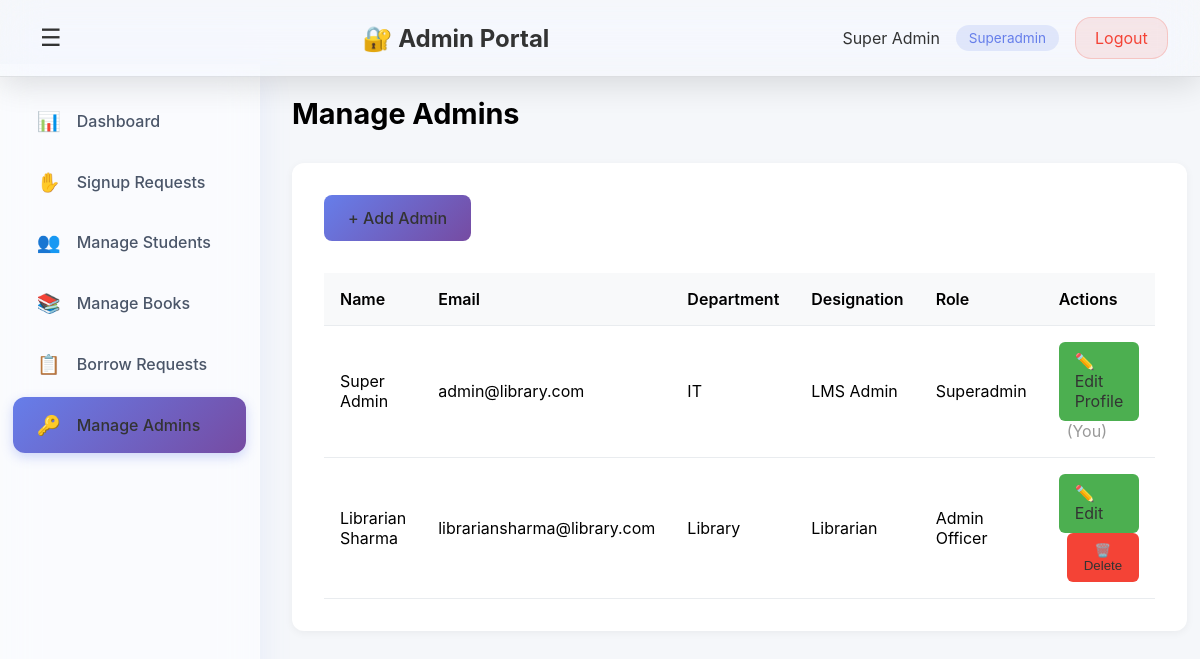
/admin-portal/admins/ (signed in), run on the app's committed database.
### lms_app/models.py (models this page shows, shortened)
class Admin(models.Model):
    email = models.EmailField(unique=True)
    name = models.CharField(max_length=100)
    department = models.CharField(max_length=100, blank=True, null=True)
    designation = models.CharField(max_length=100, blank=True, null=True)
    password = models.CharField(max_length=255)
    role = models.CharField(max_length=20, choices=ROLE_CHOICES, default='officer')
    is_active = models.BooleanField(default=True)
    created_at = models.DateTimeField(auto_now_add=True)

### lms_app/views.py (the view)
# urls.py: path('admin-portal/admins/', views.admin_manage_admins_view, name='admin_manage_admins'),
@superadmin_required
def admin_manage_admins_view(request):
    admins = Admin.objects.all()
    context = {
        'admin': request.admin,
        'admins': admins,
    }
    return render(request, 'admin_manage_admins.html', context)

### lms_app/views.py (called while the page is built)
def superadmin_required(view_func):
    @wraps(view_func)
    def wrapper(request, *args, **kwargs):
        admin_id = request.session.get('admin_id')
        if not admin_id:
            messages.error(request, 'Please login to access this page.')
            return redirect('admin_login')
        try:
            admin = Admin.objects.get(id=admin_id, is_active=True)
            if admin.role != 'superadmin':
                messages.error(request, 'You do not have permission to access this page.')
                return redirect('admin_dashboard')
            request.admin = admin
        except Admin.DoesNotExist:
            del request.session['admin_id']
            messages.error(request, 'Session expired. Please login again.')
            return redirect('admin_login')
        return view_func(request, *args, **kwargs)
    return wrapper

### lms_app/templates/admin_manage_admins.html (shortened to what this page needs)
<!DOCTYPE html>
<html lang="en">
<head>
</head>
<body>
    <nav class="navbar">
        <button class="sidebar-toggle" id="sidebarToggle" onclick="toggleSidebar()">☰</button>
        <h1>🔐 Admin Portal</h1>
        <div class="user-info">
            <span>{{ admin.name }}</span>
            <span class="role-badge">{{ admin.get_role_display }}</span>
            <a href="{% url 'admin_logout' %}" class="logout-btn">Logout</a>
        </div>
    </nav>
    <div class="container">
        <aside class="sidebar">
            <ul class="sidebar-menu">
                <li><a href="{% url 'admin_dashboard' %}"><span class="icon">📊</span><span class="label">Dashboard</span></a></li>
                <li><a href="{% url 'admin_signup_requests' %}"><span class="icon">✋</span><span class="label">Signup Requests</span></a></li>
                <li><a href="{% url 'admin_manage_students' %}"><span class="icon">👥</span><span class="label">Manage Students</span></a></li>
                <li><a href="{% url 'admin_manage_books' %}"><span class="icon">📚</span><span class="label">Manage Books</span></a></li>
                <li><a href="{% url 'admin_borrow_requests' %}"><span class="icon">📋</span><span class="label">Borrow Requests</span></a></li>
                {% if admin.role == 'superadmin' %}
                <li><a href="{% url 'admin_manage_admins' %}" class="active"><span class="icon">🔑</span><span class="label">Manage Admins</span></a></li>
                {% endif %}
            </ul>
        </aside>
        <main class="main-content">
            <div class="page-header">
                <h2>Manage Admins</h2>
            </div>
            <div class="card">
                <div style="margin-bottom: 2rem;">
                    <a href="{% url 'admin_add_admin' %}" class="btn-primary">+ Add Admin</a>
                </div>
                <table class="table">
                    <thead>
                        <tr>
                            <th>Name</th>
                            <th>Email</th>
                            <th>Department</th>
                            <th>Designation</th>
                            <th>Role</th>
                            <th>Actions</th>
                        </tr>
                    </thead>
                    <tbody>
                        {% for adm in admins %}
                        <tr>
                            <td>{{ adm.name }}</td>
                            <td>{{ adm.email }}</td>
                            <td>{{ adm.department|default:"-" }}</td>
                            <td>{{ adm.designation|default:"-" }}</td>
                            <td>{{ adm.get_role_display }}</td>
                            <td>
                                {% if adm.id != admin.id %}
                                <a href="{% url 'admin_edit_admin' adm.id %}" class="btn-edit">✏️ Edit</a>
                                <form method="post" action="{% url 'admin_delete_admin' adm.id %}" style="display: inline;" onsubmit="return confirm('Delete admin {{ adm.name }}?');">
                                    <button class="btn-danger">🗑️ Delete</button>
                                </form>
                                {% else %}
                                <a href="{% url 'admin_manage_profile' %}" class="btn-edit">✏️ Edit Profile</a>
                                <span style="color: #999; margin-left: 0.5rem;">(You)</span>
                                {% endif %}
                            </td>
                        </tr>
                        {% empty %}
                        <tr>
                            <td colspan="6" style="padding: 2rem; text-align: center; color: #999;">No admins found</td>
                        </tr>
                        {% endfor %}
                    </tbody>
                </table>
            </div>
        </main>
    </div>
</body>
</html>

### lms_app/templates/admin_manage_admins.html (style rules this page uses)
* { margin: 0; padding: 0; box-sizing: border-box; }
body { font-family: -apple-system, BlinkMacSystemFont, 'Segoe UI', Roboto, sans-serif; background: #f5f7fa; }
.navbar { background: rgba(255, 255, 255, 0.1); backdrop-filter: blur(20px) saturate(180%); -webkit-backdrop-filter: blur(20px) saturate(180%); border-bottom: 1px solid rgba(0, 0, 0, 0.1); color: #333; padding: 1rem 2rem; box-shadow: 0 8px 32px rgba(0, 0, 0, 0.12); position: fixed; top: 0; left: 0; right: 0; z-index: 100; display: flex; justify-content: space-between; align-items: center; }
.navbar h1 { font-size: 1.5rem; }
.sidebar-toggle { background: none; border: none; color: #333; font-size: 1.5rem; cursor: pointer; padding: 0.5rem; display: flex; align-items: center; transition: transform 0.3s ease; }
.user-info { display: flex; align-items: center; gap: 1rem; }
.role-badge { background: rgba(102, 126, 234, 0.15); color: #667eea; padding: 0.3rem 0.8rem; border-radius: 20px; font-size: 0.85rem; }
.logout-btn { background: rgba(244, 67, 54, 0.1); color: #f44336; border: 1px solid rgba(244, 67, 54, 0.2); padding: 0.6rem 1.2rem; border-radius: 16px; cursor: pointer; text-decoration: none; display: inline-block; transition: all 0.3s cubic-bezier(0.4, 0, 0.2, 1); }
.container { display: flex; margin-top: 64px; min-height: calc(100vh - 64px); }
.sidebar { width: 260px; background: rgba(255, 255, 255, 0.5); backdrop-filter: blur(20px) saturate(180%); -webkit-backdrop-filter: blur(20px) saturate(180%); box-shadow: 0 8px 32px rgba(102, 126, 234, 0.1); position: fixed; height: calc(100vh - 64px); overflow-y: auto; transition: all 0.4s cubic-bezier(0.4, 0, 0.2, 1); border-right: 1px solid rgba(255, 255, 255, 0.3); }
.sidebar-menu { list-style: none; padding: 1.5rem 0; }
.sidebar-menu li { margin: 0.3rem 0; }
.sidebar-menu a { display: flex; align-items: center; gap: 1rem; padding: 1rem 1.5rem; margin: 0 0.8rem; color: #4a5568; text-decoration: none; transition: all 0.3s cubic-bezier(0.4, 0, 0.2, 1); border-radius: 12px; font-weight: 500; position: relative; white-space: nowrap; }
.sidebar-menu a::before { content: ''; position: absolute; left: 0; top: 50%; transform: translateY(-50%); width: 4px; height: 0; background: #667eea; border-radius: 0 4px 4px 0; transition: height 0.3s cubic-bezier(0.4, 0, 0.2, 1); }
.sidebar-menu a.active { background: linear-gradient(135deg, #667eea 0%, #764ba2 100%); color: #333; box-shadow: 0 4px 12px rgba(102, 126, 234, 0.3); }
.sidebar-menu a.active::before { height: 0; }
.icon { font-size: 1.2rem; min-width: 1.2rem; display: inline-flex; justify-content: center; }
.main-content { margin-left: 260px; flex: 1; padding: 2rem; transition: margin-left 0.4s cubic-bezier(0.4, 0, 0.2, 1); }
.page-header { margin-bottom: 2rem; }
.page-header h2 { font-size: 1.8rem; margin-bottom: 0.5rem; }
.btn-primary { background: linear-gradient(135deg, #667eea 0%, #764ba2 100%); color: #333; border: none; padding: 0.8rem 1.5rem; border-radius: 8px; cursor: pointer; text-decoration: none; display: inline-block; font-weight: 500; }
.btn-danger { background: #f44336; color: #333; border: none; padding: 0.6rem 1rem; border-radius: 6px; cursor: pointer; margin-left: 0.5rem; }
.btn-edit { background: #4caf50; color: #333; border: none; padding: 0.6rem 1rem; border-radius: 6px; cursor: pointer; text-decoration: none; display: inline-block; }
.card { background: white; padding: 2rem; border-radius: 12px; box-shadow: 0 2px 8px rgba(0, 0, 0, 0.05); max-width: 100%; }
.table { width: 100%; border-collapse: collapse; }
.table th, .table td { padding: 1rem; text-align: left; border-bottom: 1px solid #e9ecef; }
.table th { background: #f8f9fa; font-weight: 600; }

### data on the page
Admin: name "Super Admin", role "Superadmin", email "admin@library.com", department "IT", designation "LMS Admin", shows "✏️ Edit Profile"
Admin: name "Librarian Sharma", email "librariansharma@library.com", department "Library", designation "Librarian", role "Admin Officer"
